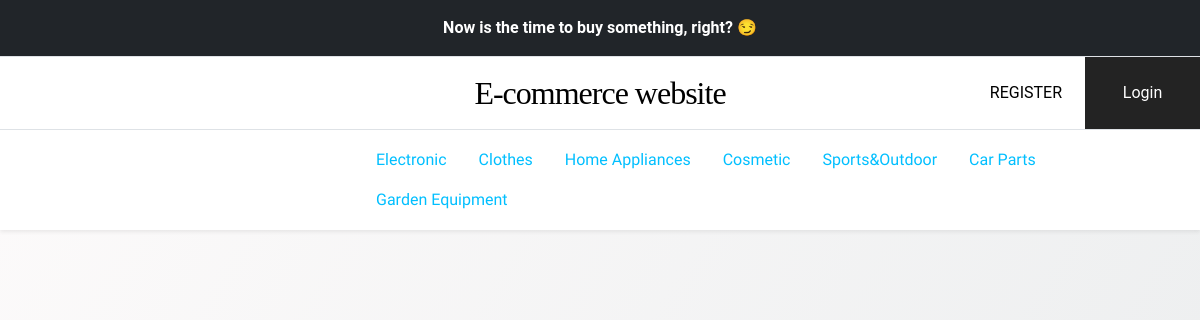
The app's page /clothes/, older data.
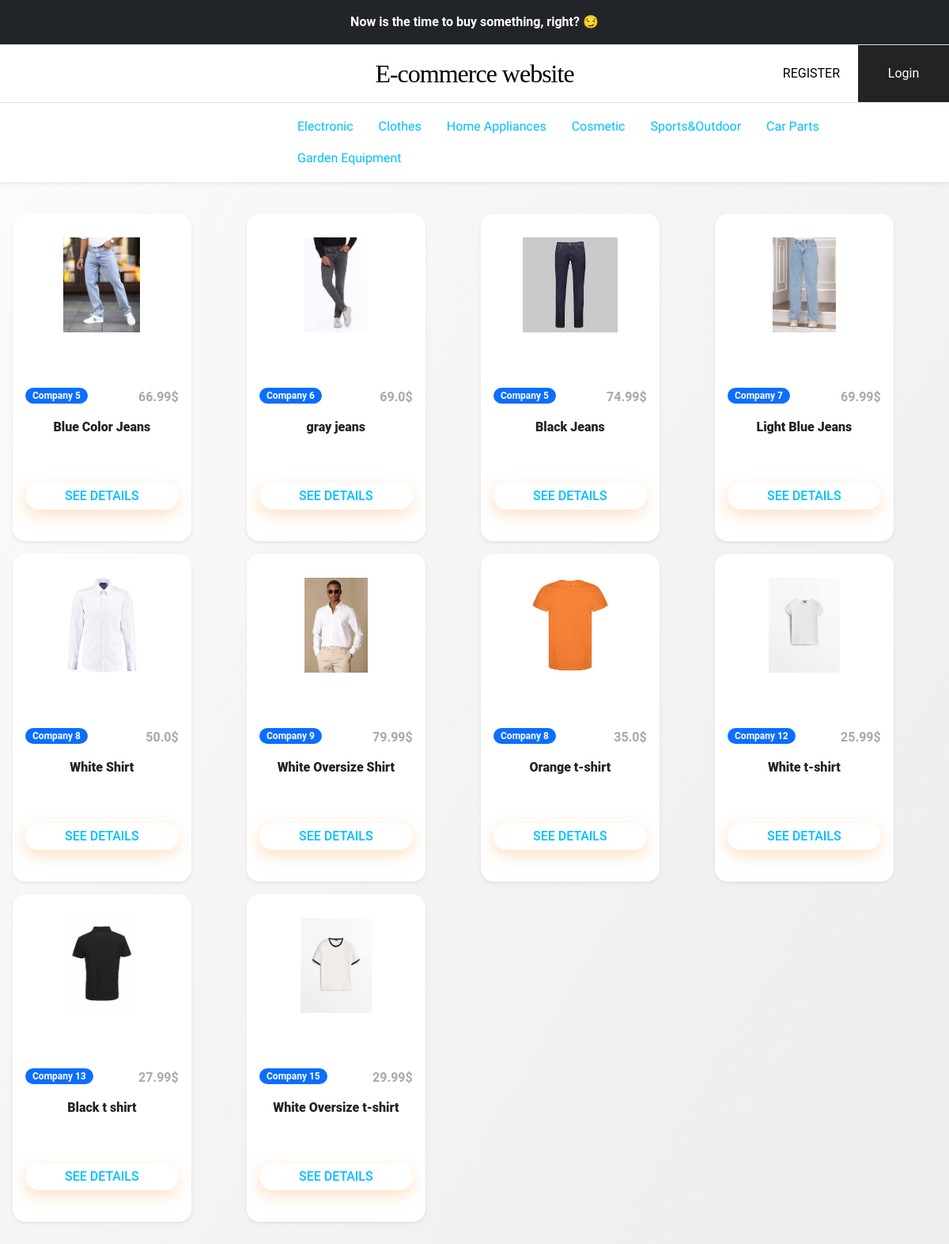
The same page, newer data.
### ecommerceapp/models.py (models this page shows, shortened)
class ProductsOnSale(models.Model):
    companyname = models.CharField(max_length=50)
    productType = models.CharField(max_length=30)
    productName = models.CharField(max_length=100)
    productPrice = models.FloatField()
    productdescription = models.CharField(max_length=800)
    creationDate = models.DateTimeField(auto_now_add= True)
    product_image = models.FileField(blank=True)

### ecommerceapp/views.py (the view)
# urls.py: path('clothes/', views.clothes_page, name="clothes"),
def clothes_page(request):
    clothes_items = models.ProductsOnSale.objects.filter(Q(productType="Clothes")).all()
    clothes_items_dict={"clothes_items": clothes_items}
    return render(request,'ecommerceapp/clothes.html', context=clothes_items_dict)

### ecommerceapp/templates/ecommerceapp/clothes.html (shortened to what this page needs)
{% extends "base.html" %}
{% block content %}
<main>
    <div class="container-fluid bg-transparent my-4 p-3" >
        <div class="row row-cols-1 row-cols-sm-2 row-cols-md-4 g-3">
            {% for item in clothes_items %}
            <div class="col">
                <div class="card h-100 shadow-sm">
                    <figure class="mb-4">
                        <img src="{{item.product_image.url}}" class="card-img-top" alt="...">
                    </figure>
                    <div class="card-body">
                        <div class="clearfix mb-3">
                            <span class="float-start badge rounded-pill bg-primary">{{item.companyname}}</span>
                            <span class="float-end price-hp">{{item.productPrice}}&dollar;</span>
                        </div>
                        <h5 class="card-title text-center">{{item.productName}}</h5>
                        <div class="text-center my-4">
                            <a href="/detail/{{item.pk}}" class="btn btn-warning">See Details</a>
                        </div>
                    </div>
                </div>
            </div>
            {% endfor %}
        </div>
    </div>
</main>
{% endblock %}

Row changes from the older to the newer data that the page shows:
added ProductsOnSale: product_image (picture), companyname "Company 5", productPrice "66.99", productName "Blue Color Jeans"
added ProductsOnSale: product_image (picture), companyname "Company 6", productPrice "69.0", productName "gray jeans"
added ProductsOnSale: product_image (picture), companyname "Company 5", productPrice "74.99", productName "Black Jeans"
added ProductsOnSale: product_image (picture), companyname "Company 7", productPrice "69.99", productName "Light Blue Jeans"
added ProductsOnSale: product_image (picture), companyname "Company 8", productPrice "50.0", productName "White Shirt"
added ProductsOnSale: product_image (picture), companyname "Company 9", productPrice "79.99", productName "White Oversize Shirt"
added ProductsOnSale: product_image (picture), companyname "Company 8", productPrice "35.0", productName "Orange t-shirt"
added ProductsOnSale: product_image (picture), companyname "Company 12", productPrice "25.99", productName "White t-shirt"
added ProductsOnSale: product_image (picture), companyname "Company 13", productPrice "27.99", productName "Black t shirt"
added ProductsOnSale: product_image (picture), companyname "Company 15", productPrice "29.99", productName "White Oversize t-shirt"
